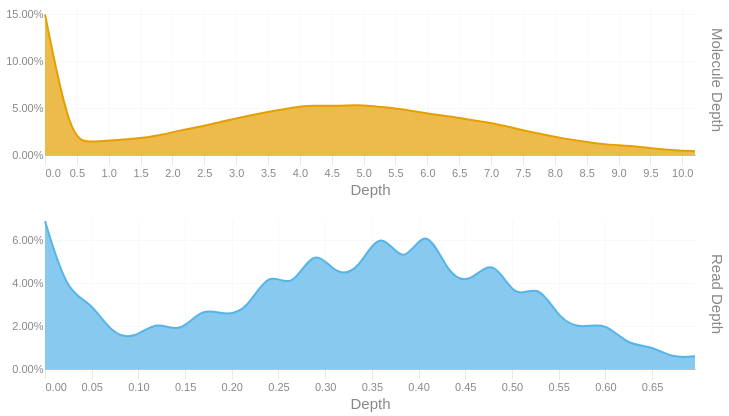

Notebook code cell kept with this figure:
### Code cell
readdep = depth_hist(tb['Read Depth'], q99, 3)
readdep = readdep.with_columns(pl.lit('Read Depth').alias('Metric'))
if not SKIPLR:
    moldep = depth_hist(tb['Molecule Depth'], mol_q99, 1)
    moldep = moldep.with_columns(pl.lit('Molecule Depth').alias('Metric'))
    _hist = pl.concat([readdep, moldep])
    _hist = _hist.filter(pl.col('Proportion') != 0)
    with SafeRender(_hist):
        (
            alt.Chart(_hist)        
            .mark_area(interpolate = "basis")
            .encode(
                x=alt.X('Bin:Q').scale(domainMin=0).axis(alt.Axis(title='Depth')),
                y = alt.Y('Proportion:Q', title = None).axis(format = '.2%'),
                color = alt.Color('Metric:N').legend(None),
                row = alt.Row("Metric:N").header(title = None, labelOrient = 'right'),
                tooltip = [
                    alt.Tooltip("Metric:N", title = "Metric"),
                    alt.Tooltip('Interval:N', title = "Depth Interval"),
                    alt.Tooltip('Proportion:Q', title = "% Alignments").format('.2%')
                ]
            )
            .resolve_scale(x='independent', y='independent')
            .properties(
                height = 150, width = 650,
                usermeta={'embedOptions': {'downloadFileName': f'{samplename}.depth.hist'}}
            )
        ).display()
else:
    readdep = readdep.filter(pl.col('Proportion') != 0)
    with SafeRender(readdep):
        (
            alt.Chart(readdep)        
            .mark_area(interpolate = "basis")
            .encode(
                x=alt.X('Bin:Q').scale(domainMin=0).axis(alt.Axis(title='Depth')),
                y = alt.Y('Proportion:Q', title = None).axis(format = '.2%'),
                tooltip = [
                    alt.Tooltip('Interval:N', title = "Depth Interval"),
                    alt.Tooltip('Proportion:Q', title = "% Alignments").format('.2%')
                ]
            )
            .properties(
                usermeta={'embedOptions': {'downloadFileName': f'{samplename}.depth.hist'}}
            )
        ).display()

### Figure 1 — Vega-Lite specification as saved in the notebook (floating-point values rounded to 4 significant figures)
{"width": 650, "height": 150, "config": {"title": {"anchor": "start", "dy": -15, "fontSize": 18, "color": "#888888", "subtitleColor": "#888888", "subtitleFontSize": 14}, "arc": {"fill": "#0072B2"}, "axis": {"domainColor": "#888888", "domainWidth": 0.5, "gridWidth": 0.2, "grid": false, "titleFontWeight": 400, "titleFontSize": 15, "labelFontSize": 11, "labelColor": "#888888", "tickColor": "#888888", "tickWidth": 0.2, "titleColor": "#888888"}, "axisBand": {"grid": false}, "axisX": {"grid": true, "tickSize": 10, "domainCap": "round"}, "axisY": {"domain": false, "grid": true, "tickSize": 0, "domainCap": "round"}, "background": "transparent", "header": {"labelFontSize": 15, "labelColor": "#888888", "titleFontSize": 15, "titleFontWeight": 600, "titleColor": "#888888"}, "legend": {"labelFont": "sans-serif", "labelFontSize": 12, "labelColor": "#888888", "symbolSize": 100, "symbolType": "circle", "titleFontSize": 12, "titlePadding": 10, "titleColor": "#888888", "title": null}, "range": {"category": ["#E69F00", "#56B4E9", "#009E73", "#F0E442", "#0072B2", "#D55E00", "#CC79A7", "#000000"], "diverging": ["#cfe8f3", "#a2d4ec", "#73bfe2", "#46abdb", "#1696d2", "#12719e"]}, "area": {"fill": "#0072B2", "fillOpacity": 0.7, "line": true, "strokeOpacity": 0.7}, "line": {"color": "#0072B2", "stroke": "#0072B2", "strokeWidth": 2}, "trail": {"color": "#0072B2", "stroke": "#0072B2", "strokeWidth": 0, "size": 1}, "point": {"filled": true, "fillOpacity": 1.0, "size": 95}, "text": {"color": "#888888", "fontSize": 11, "align": "right", "fontWeight": 400, "size": 11}, "bar": {"fill": "#0072B2", "stroke": null}, "view": {"stroke": null, "continuousWidth": 660, "continuousHeight": 400}}, "data": {"name": "data-7db66a7a3ea49d6f2d578ed6e794fafe"}, "mark": {"type": "area", "interpolate": "basis"}, "encoding": {"color": {"field": "Metric", "legend": null, "type": "nominal"}, "row": {"field": "Metric", "header": {"title": null, "labelOrient": "right"}, "type": "nominal"}, "tooltip": [{"field": "Metric", "title": "Metric", "type": "nominal"}, {"field": "Interval", "title": "Depth Interval", "type": "nominal"}, {"field": "Proportion", "format": ".2%", "title": "% Alignments", "type": "quantitative"}], "x": {"axis": {"title": "Depth"}, "field": "Bin", "scale": {"domainMin": 0}, "type": "quantitative"}, "y": {"axis": {"format": ".2%"}, "field": "Proportion", "title": null, "type": "quantitative"}}, "resolve": {"scale": {"x": "independent", "y": "independent"}}, "usermeta": {"embedOptions": {"downloadFileName": "TF26LRJL0026_5B_10484332_23Y22YLT4_L7.depth.hist"}}, "$schema": "https://vega.github.io/schema/vega-lite/v6.4.1.json", "datasets": {"data-7db66a7a3ea49d6f2d578ed6e794fafe": [{"Bin": 0.0, "Interval": "0.0-0.024", "Proportion": 0.069, "Metric": "Read Depth"}, {"Bin": 0.024, "Interval": "0.024-0.048", "Proportion": 0.035, "Metric": "Read Depth"}, {"Bin": 0.048, "Interval": "0.048-0.072", "Proportion": 0.032, "Metric": "Read Depth"}, {"Bin": 0.072, "Interval": "0.072-0.096", "Proportion": 0.016, "Metric": "Read Depth"}, {"Bin": 0.096, "Interval": "0.096-0.12", "Proportion": 0.014, "Metric": "Read Depth"}, {"Bin": 0.12, "Interval": "0.12-0.144", "Proportion": 0.023, "Metric": "Read Depth"}, {"Bin": 0.144, "Interval": "0.144-0.168", "Proportion": 0.016, "Metric": "Read Depth"}, {"Bin": 0.168, "Interval": "0.168-0.192", "Proportion": 0.029, "Metric": "Read Depth"}, {"Bin": 0.192, "Interval": "0.192-0.216", "Proportion": 0.025, "Metric": "Read Depth"}, {"Bin": 0.216, "Interval": "0.216-0.24", "Proportion": 0.027, "Metric": "Read Depth"}, {"Bin": 0.24, "Interval": "0.24-0.264", "Proportion": 0.047, "Metric": "Read Depth"}, {"Bin": 0.264, "Interval": "0.264-0.288", "Proportion": 0.036, "Metric": "Read Depth"}, {"Bin": 0.288, "Interval": "0.288-0.312", "Proportion": 0.058, "Metric": "Read Depth"}, {"Bin": 0.312, "Interval": "0.312-0.336", "Proportion": 0.043, "Metric": "Read Depth"}, {"Bin": 0.336, "Interval": "0.336-0.36", "Proportion": 0.046, "Metric": "Read Depth"}, {"Bin": 0.36, "Interval": "0.36-0.384", "Proportion": 0.067, "Metric": "Read Depth"}, {"Bin": 0.384, "Interval": "0.384-0.408", "Proportion": 0.046, "Metric": "Read Depth"}, {"Bin": 0.408, "Interval": "0.408-0.432", "Proportion": 0.069, "Metric": "Read Depth"}, {"Bin": 0.432, "Interval": "0.432-0.456", "Proportion": 0.043, "Metric": "Read Depth"}, {"Bin": 0.456, "Interval": "0.456-0.48", "Proportion": 0.04, "Metric": "Read Depth"}, {"Bin": 0.48, "Interval": "0.48-0.504", "Proportion": 0.053, "Metric": "Read Depth"}, {"Bin": 0.504, "Interval": "0.504-0.528", "Proportion": 0.031, "Metric": "Read Depth"}, {"Bin": 0.528, "Interval": "0.528-0.552", "Proportion": 0.041, "Metric": "Read Depth"}, {"Bin": 0.552, "Interval": "0.552-0.576", "Proportion": 0.022, "Metric": "Read Depth"}, {"Bin": 0.576, "Interval": "0.576-0.6", "Proportion": 0.019, "Metric": "Read Depth"}, {"Bin": 0.6, "Interval": "0.6-0.624", "Proportion": 0.022, "Metric": "Read Depth"}, {"Bin": 0.624, "Interval": "0.624-0.648", "Proportion": 0.011, "Metric": "Read Depth"}, {"Bin": 0.648, "Interval": "0.648-0.672", "Proportion": 0.011, "Metric": "Read Depth"}, {"Bin": 0.672, "Interval": "0.672-0.696", "Proportion": 0.005, "Metric": "Read Depth"}, {"Bin": 0.696, "Interval": "0.696-0.72", "Proportion": 0.006, "Metric": "Read Depth"}, {"Bin": 0.0, "Interval": "0.0-0.4", "Proportion": 0.15, "Metric": "Molecule Depth"}, {"Bin": 0.4, "Interval": "0.4-0.7", "Proportion": 0.015, "Metric": "Molecule Depth"}, {"Bin": 0.7, "Interval": "0.7-1.1", "Proportion": 0.014, "Metric": "Molecule Depth"}, {"Bin": 1.1, "Interval": "1.1-1.4", "Proportion": 0.016, "Metric": "Molecule Depth"}, {"Bin": 1.4, "Interval": "1.4-1.8", "Proportion": 0.017, "Metric": "Molecule Depth"}, {"Bin": 1.8, "Interval": "1.8-2.1", "Proportion": 0.021, "Metric": "Molecule Depth"}, {"Bin": 2.1, "Interval": "2.1-2.5", "Proportion": 0.026, "Metric": "Molecule Depth"}, {"Bin": 2.5, "Interval": "2.5-2.8", "Proportion": 0.031, "Metric": "Molecule Depth"}, {"Bin": 2.8, "Interval": "2.8-3.2", "Proportion": 0.036, "Metric": "Molecule Depth"}, {"Bin": 3.2, "Interval": "3.2-3.5", "Proportion": 0.042, "Metric": "Molecule Depth"}, {"Bin": 3.5, "Interval": "3.5-3.9", "Proportion": 0.046, "Metric": "Molecule Depth"}, {"Bin": 3.9, "Interval": "3.9-4.2", "Proportion": 0.051, "Metric": "Molecule Depth"}, {"Bin": 4.2, "Interval": "4.2-4.6", "Proportion": 0.053, "Metric": "Molecule Depth"}, {"Bin": 4.6, "Interval": "4.6-4.9", "Proportion": 0.052, "Metric": "Molecule Depth"}, {"Bin": 4.9, "Interval": "4.9-5.3", "Proportion": 0.054, "Metric": "Molecule Depth"}, {"Bin": 5.3, "Interval": "5.3-5.6", "Proportion": 0.051, "Metric": "Molecule Depth"}, {"Bin": 5.6, "Interval": "5.6-6.0", "Proportion": 0.049, "Metric": "Molecule Depth"}, {"Bin": 6.0, "Interval": "6.0-6.4", "Proportion": 0.044, "Metric": "Molecule Depth"}, {"Bin": 6.4, "Interval": "6.4-6.7", "Proportion": 0.041, "Metric": "Molecule Depth"}, {"Bin": 6.7, "Interval": "6.7-7.1", "Proportion": 0.037, "Metric": "Molecule Depth"}, {"Bin": 7.1, "Interval": "7.1-7.4", "Proportion": 0.033, "Metric": "Molecule Depth"}, {"Bin": 7.4, "Interval": "7.4-7.8", "Proportion": 0.028, "Metric": "Molecule Depth"}, {"Bin": 7.8, "Interval": "7.8-8.1", "Proportion": 0.022, "Metric": "Molecule Depth"}, {"Bin": 8.1, "Interval": "8.1-8.5", "Proportion": 0.018, "Metric": "Molecule Depth"}, {"Bin": 8.5, "Interval": "8.5-8.8", "Proportion": 0.014, "Metric": "Molecule Depth"}, {"Bin": 8.8, "Interval": "8.8-9.2", "Proportion": 0.011, "Metric": "Molecule Depth"}, {"Bin": 9.2, "Interval": "9.2-9.5", "Proportion": 0.01, "Metric": "Molecule Depth"}, {"Bin": 9.5, "Interval": "9.5-9.9", "Proportion": 0.007, "Metric": "Molecule Depth"}, {"Bin": 9.9, "Interval": "9.9-10.2", "Proportion": 0.005, "Metric": "Molecule Depth"}, {"Bin": 10.2, "Interval": "10.2-10.59", "Proportion": 0.004, "Metric": "Molecule Depth"}]}}
